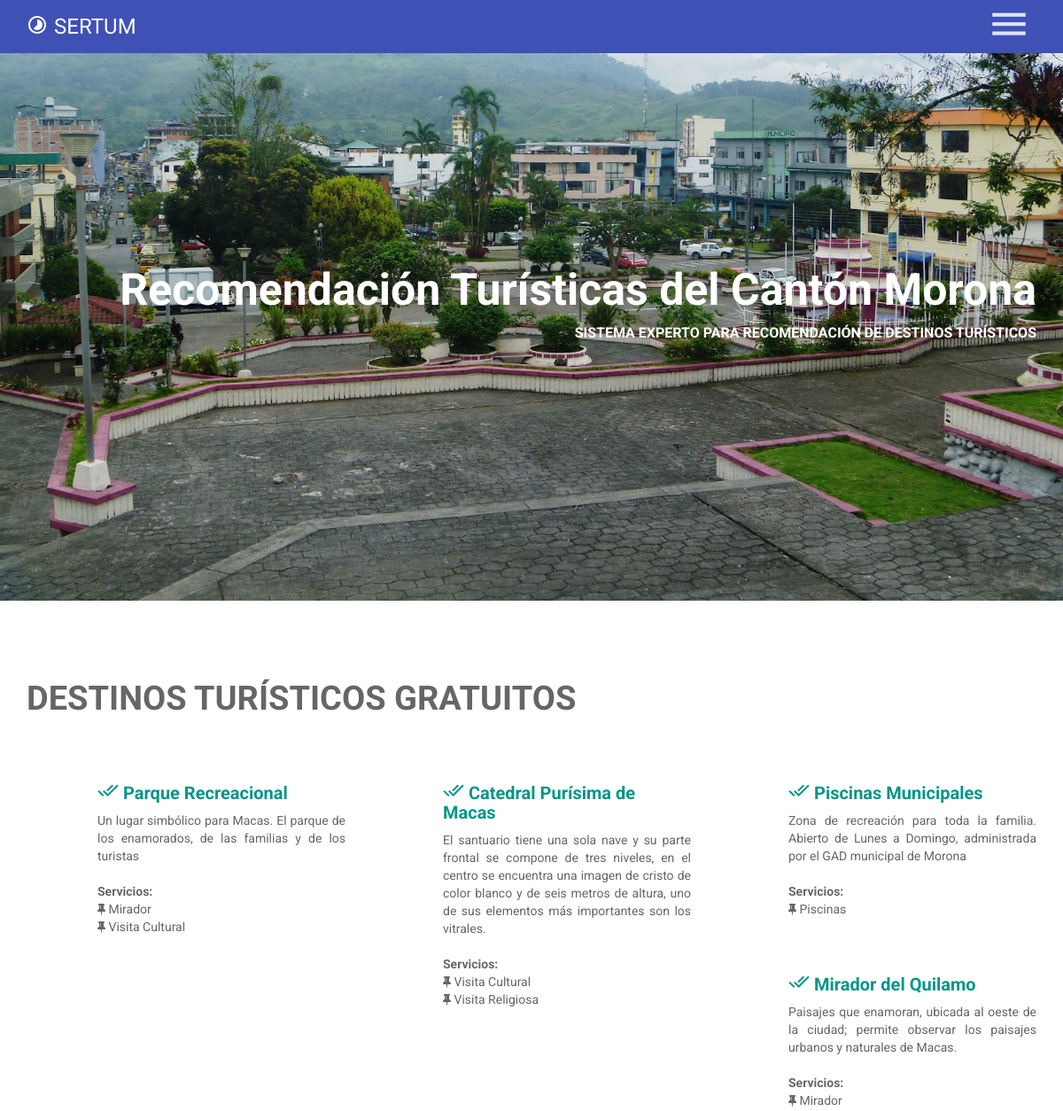
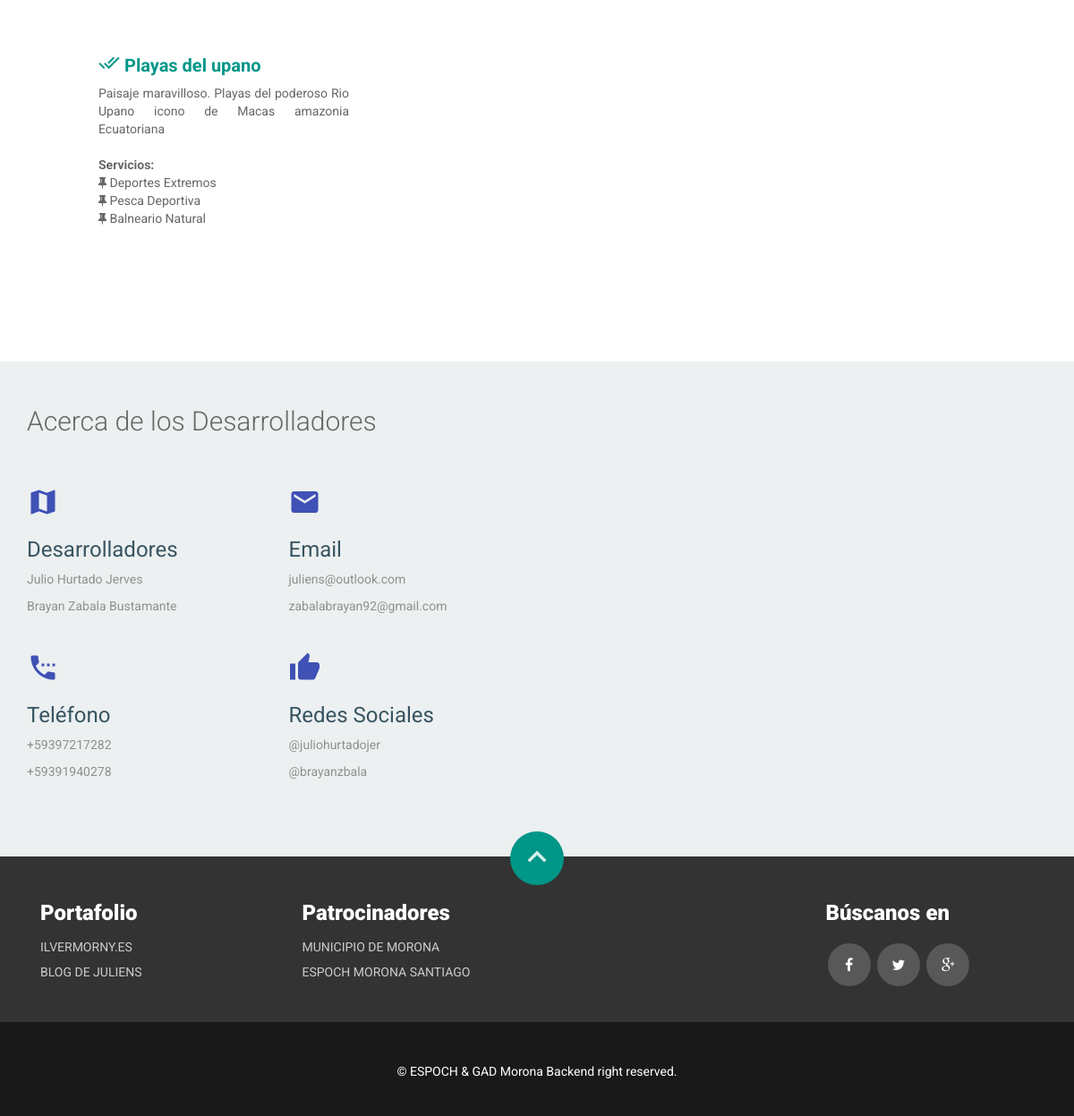
The app's page /gratuitos/ with its own data (2 pictures, top to bottom).
### centro/models.py (models this page shows, shortened)
class Center(models.Model):
    name = models.TextField(blank=False)
    addres = map_fields.AddressField(max_length=200)
    aditional_information = models.TextField(blank=True, verbose_name='Place Description')
    geolocation = map_fields.GeoLocationField(max_length=100)
    slug = AutoSlugField(unique=True, populate_from='name', always_update=True)
    user = models.OneToOneField(User, unique=True, null=True, related_name='center')
    free = models.BooleanField(default=False)
    service = models.ManyToManyField(Service, through='ServiceCenter')

### servicio/models.py (models this page shows, shortened)
class Service(models.Model):
    name = models.CharField(max_length=256, unique=True)
    slug = AutoSlugField(unique=True, populate_from='name', always_update=True, null=True, default=name)

### centro/views.py (the view)
class CenterListView(ListView):
    model = Center
    template_name = 'center_list.html'
    context_object_name = 'centers'
    def get_context_data(self, **kwargs):
        context = super(CenterListView, self).get_context_data(**kwargs)
        context['ancla'] = True
        return context

### centro/templatetags/app_filters.py (called while the page is built)
@register.filter(name='services')
def services(value):
    services = Service.objects.filter(center=value).distinct()
    return services

### centro/templates/center_free_list.html (shortened to what this page needs)
{% extends 'base.html' %}
{% load app_filters %}
{% block content_title %}
    Destinos Turísticos Gratuitos
{% endblock %}
{% block content %}
    {% for center in centers %}
        <div class="col-md-4 col-sm-6 wow fadeInDown" data-wow-duration="1000ms" data-wow-delay="300ms">
            <div class="features">
                <div class="features-text">
                    <h4><a href="{% url 'Center:center_detail' center.slug %}"><i class="mdi-action-done-all"></i> {{ center.name }}</a> </h4>
                    <p style="text-align : justify;">
                        {{ center.aditional_information|linebreaksbr }}
                    </p>
                    <br>
                    <p>
                        {% if center.id|services %}
                            <b>Servicios: </b><br>
                            {% for service in center.id|services %}
                               <i class="fa fa-thumb-tack" aria-hidden="true"></i> {{ service.name }} <br>
                            {% endfor %}
                        {% endif %}
                    </p>
                </div>
            </div>
        </div>
    {% endfor %}
{% endblock %}

### centro/static/css/main.css (style rules this page uses)
body { font-family: 'Roboto', sans-serif; color: #666; font-size: 14px; font-weight: 400; background: #fff; }
#features .features { margin: 30px 0; }
#features .features h4 { margin-bottom: 10px; font-size: 20px; font-weight: 700; color: #3f51b5; }
#features .features .features-text { padding-left: 80px; }
#features .features .features-text p { margin: 0; }

### records on screen
Center: name "Parque Recreacional", aditional_information "Un lugar simbólico para Macas. El parque de los enamorados, de las familias y de los turistas"
Service: name "Mirador"
Service: name "Visita Cultural"
Center: name "Catedral Purísima de Macas", aditional_information "El santuario tiene una sola nave y su parte frontal se compone de tres niveles, en el centro se encuentra una imagen de cristo de color blanco y de seis metros de altura, uno de sus elementos más importantes son los vitrales."
Service: name "Visita Religiosa"
Center: name "Piscinas Municipales", aditional_information "Zona de recreación para toda la familia. Abierto de Lunes a Domingo, administrada por el GAD municipal de Morona"
Service: name "Piscinas"
Center: name "Mirador del Quilamo", aditional_information "Paisajes que enamoran, ubicada al oeste de la ciudad; permite observar los paisajes urbanos y naturales de Macas."
Center: name "Playas del upano", aditional_information "Paisaje maravilloso. Playas del poderoso Rio Upano icono de Macas amazonia Ecuatoriana"
Service: name "Deportes Extremos"
Service: name "Pesca Deportiva"
Service: name "Balneario Natural"
